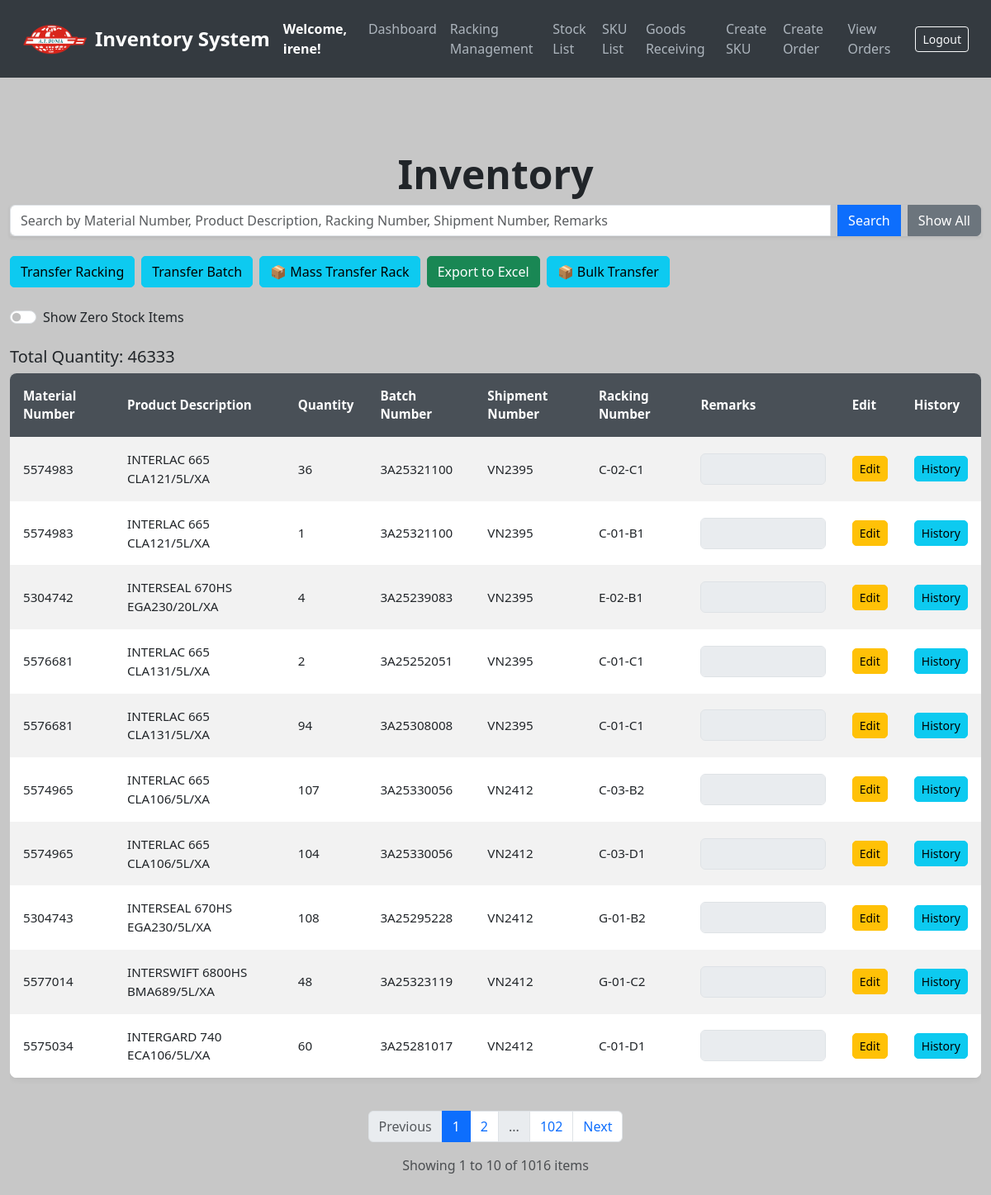
Page /stocks (signed in) on the committed database.
### models.py (models this page shows, shortened)
class User(UserMixin, db.Model):
    __tablename__ = 'users'
    id = db.Column(db.Integer, primary_key=True)
    username = db.Column(db.String(80), unique=True, nullable=False)
    email = db.Column(db.String(120), unique=True, nullable=False)
    password = db.Column(db.String(200), nullable=False)  # Store hashed passwords
    date_created = db.Column(db.DateTime, default=get_local_time)
    last_login = db.Column(db.DateTime, nullable=True)
    is_active = db.Column(db.Boolean, default=True)  # For account activation/deactivation
    is_approved = db.Column(db.Boolean, default=False)
    is_admin = db.Column(db.Boolean, default=False)

class SKU(db.Model):
    __tablename__ = 'sku_list'
    id = db.Column(db.Integer, primary_key=True)
    material_number = db.Column(db.String(50), unique=True, nullable=False)
    product_description = db.Column(db.String(200), nullable=False)
    pack_size_id = db.Column(db.Integer, db.ForeignKey('pack_sizes.id'), nullable=False)
    weight = db.Column(db.Float, nullable=False)
    pack_size = db.relationship('PackSize', backref='skus', lazy=True)  # Establish relationship

class Stock(db.Model):
    __tablename__ = 'stock'
    id = db.Column(db.Integer, primary_key=True)
    sku_id = db.Column(db.Integer, db.ForeignKey('sku_list.id'), nullable=False)  # Foreign key reference to SKU
    sku = db.relationship('SKU', backref='stocks', lazy=True)  # Add relationship to SKU
    quantity = db.Column(db.Integer, default=0, nullable=False)
    batch_number = db.Column(db.String(100), nullable=True)
    shipment_number = db.Column(db.String(100), nullable=True)
    racking_number = db.Column(db.String(100), nullable=True)
    remarks = db.Column(db.String(255), nullable=True)
    timestamp = db.Column(db.DateTime, default=get_local_time)  # New timestamp column

### app.py (the view, shortened to what this page needs)
@app.route('/stocks', methods=['GET'])
@login_required
def list_stocks():
    page = request.args.get(get_page_parameter(), type=int, default=1)
    per_page = 10  # Number of items per page
    search_term = request.args.get('search', '').strip()
    show_zero_quantity = request.args.get('show_zero', 'false').lower() == 'true'
    query = Stock.query.join(SKU)
    if not show_zero_quantity:
        query = query.filter(Stock.quantity > 0)
    all_stocks = query.all()
    total_quantity = sum(s.quantity for s in all_stocks)
    grouped = defaultdict(list)
    for stock in all_stocks:
        key = (
            stock.sku.material_number,
            stock.sku.product_description,
            stock.batch_number,
            stock.racking_number,
            stock.shipment_number,
            stock.remarks
        )
        grouped[key].append(stock)
    combined_stocks = []
    for key, group in grouped.items():
        total_quantity_group = sum(s.quantity for s in group)
        first_id = group[0].id
        combined_stocks.append({
            'material_number': key[0],
            'product_description': key[1],
            'batch_number': key[2],
            'racking_number': key[3],
            'shipment_number': key[4],
            'remarks': key[5],
            'quantity': total_quantity_group,
            'id': first_id
        })
    total_items = len(combined_stocks)
    start = (page - 1) * per_page
    end = start + per_page
    paginated_stocks = combined_stocks[start:end]
    class SimplePagination:
        def __init__(self, page, per_page, total):
            self.page = page
            self.per_page = per_page
            self.total = total
            self.pages = (total + per_page - 1) // per_page  # Ceiling division
        @property
        def has_prev(self):
            return self.page > 1
        @property
        def has_next(self):
            return self.page < self.pages
        @property
        def next_num(self):
            return self.page + 1 if self.has_next else None
        def iter_pages(self, left_edge=2, left_current=2, right_current=3, right_edge=2):
            last = 0
            for num in range(1, self.pages + 1):
                if (num <= left_edge or
                    (num > self.page - left_current - 1 and num < self.page + right_current) or
                    num > self.pages - right_edge):
                    if last + 1 != num:
                        yield None  # Gap in page numbers
                    yield num
                    last = num
    pagination = SimplePagination(page=page, per_page=per_page, total=total_items)
    return render_template(
        'stock_list.html',
        stocks=paginated_stocks,
        pagination=pagination,
        search_term=search_term,
        total_quantity=total_quantity,
        show_zero_quantity=show_zero_quantity
    )

### app.py (called while the page is built)
@login_manager.user_loader
def load_user(user_id):
    return db.session.get(User, int(user_id))

### templates/stock_list.html (shortened to what this page needs)
<!DOCTYPE html>
<html lang="en">
<head>
    <link href="https://cdn.jsdelivr.net/npm/bootstrap@5.3.0/dist/css/bootstrap.min.css" rel="stylesheet">
</head>
<body>
<nav class="navbar navbar-expand-lg navbar-dark">
    <div class="container-fluid">
        <img src="{{ url_for('static', filename='logo_.png') }}" alt="Logo" width="80" height="40" class="me-2">
        <a class="navbar-brand" href="/">Inventory System</a>
        <strong class="text-white">Welcome, {{ current_user.username }}!</strong>
        <div class="collapse navbar-collapse" id="navbarNav">
            <ul class="navbar-nav ms-auto">
                <li class="nav-item"><a class="nav-link" href="/dashboard">Dashboard</a></li>
                <li class="nav-item"><a class="nav-link" href="/create_racking">Racking Management</a></li>
                <li class="nav-item"><a class="nav-link" href="/stocks">Stock List</a></li>
                <li class="nav-item"><a class="nav-link" href="/sku-list">SKU List</a></li>
                <li class="nav-item"><a class="nav-link" href="/create-stock">Goods Receiving</a></li>
                <li class="nav-item"><a class="nav-link" href="/add-sku">Create SKU</a></li>
                <li class="nav-item"><a class="nav-link" href="/create-order">Create Order</a></li>
                <li class="nav-item"><a class="nav-link" href="/orders">View Orders</a></li>
            </ul>
            <form class="d-flex ms-3" action="{{ url_for('logout') }}" method="POST">
                <button class="btn btn-sm btn-outline-light" type="submit">Logout</button>
            </form>
        </div>
    </div>
</nav>
<div class="container mt-5">
    <h2 class="text-center">Inventory</h2>
    <form method="GET" action="/stocks" class="mb-4">
        <div class="input-group shadow-sm">
            <input type="text" id="search_input" name="search" value="{{ search_term }}" class="form-control" placeholder="Search by Material Number, Product Description, Racking Number, Shipment Number, Remarks">
            <button id="search_btn" type="submit" class="btn btn-primary ms-2">Search</button>
            <a href="/stocks" class="btn btn-secondary ms-2">Show All</a>
        </div>
    </form>
<div class="d-flex gap-2 mb-4">
    <a href="/transfer-stock" class="btn btn-info">Transfer Racking</a>
    <a href="/transfer-batch" class="btn btn-info">Transfer Batch</a>
    <a class="btn btn-info" href="/mass-transfer-rack">📦 Mass Transfer Rack</a>
    <form action="/export-stocks/excel" method="GET" class="d-inline-block">
        <button type="submit" class="btn btn-success">Export to Excel</button>
    </form>
    <a class="btn btn-info" href="/bulk-transfer-racking">📦 Bulk Transfer</a>
</div>
<div class="form-check form-switch mb-4">
    <input class="form-check-input" type="checkbox" id="show_zero_stock" {% if show_zero_quantity %}checked{% endif %}>
    <label class="form-check-label" for="show_zero_stock">Show Zero Stock Items</label>
</div>
    <div class="mt-3">
        <h5>Total Quantity: {{ total_quantity }}</h5>
    </div>
<div class="table-responsive">
    <table id="stock_table" class="table table-borderless table-striped align-middle">
        <thead class="table-dark">
            <tr>
                <th>Material Number</th>
                <th>Product Description</th>
                <th>Quantity</th>
                <th>Batch Number</th>
                <th>Shipment Number</th>
                <th>Racking Number</th>
                <th>Remarks</th>
                <th>Edit</th>
                <th>History</th>
            </tr>
        </thead>
        <tbody id="stock_body">
            {% for stock in stocks %}
            <tr class="stock-row {% if stock.quantity == 0 %}zero-quantity{% endif %}">
                <td>{{ stock.material_number }}</td>
                <td>{{ stock.product_description }}</td>
                <td>{{ stock.quantity }}</td>
                <td>{{ stock.batch_number }}</td>
                <td>{{ stock.shipment_number }}</td>
                <td>{{ stock.racking_number }}</td>
                <td>
                    <input type="text" value="{{ stock.remarks }}" class="form-control remarks-input" data-stock-id="{{ stock.id }}" disabled>
                </td>
                <td>
                    <button class="btn btn-sm btn-warning edit-btn" data-stock-id="{{ stock.id }}">Edit</button>
                </td>
                <td>
                    <a href="/stock-history/{{ stock.id }}" class="btn btn-info btn-sm">History</a>
                </td>
            </tr>
            {% endfor %}
        </tbody>
    </table>
</div>
<nav aria-label="Stock list pagination" class="mt-4">
    <ul class="pagination justify-content-center">
        {% if pagination.has_prev %}
        <li class="page-item">
            <a class="page-link" href="{{ url_for('list_stocks', page=pagination.prev_num, search=search_term, show_zero='true' if show_zero_quantity else 'false') }}">
                Previous
            </a>
        </li>
        {% else %}
        <li class="page-item disabled">
            <span class="page-link">Previous</span>
        </li>
        {% endif %}
        {% for page_num in pagination.iter_pages(left_edge=1, right_edge=1, left_current=2, right_current=2) %}
            {% if page_num %}
                {% if page_num == pagination.page %}
                <li class="page-item active">
                    <span class="page-link">{{ page_num }}</span>
                </li>
                {% else %}
                <li class="page-item">
                    <a class="page-link" href="{{ url_for('list_stocks', page=page_num, search=search_term, show_zero='true' if show_zero_quantity else 'false') }}">
                        {{ page_num }}
                    </a>
                </li>
                {% endif %}
            {% else %}
                <li class="page-item disabled">
                    <span class="page-link">...</span>
                </li>
            {% endif %}
        {% endfor %}
        {% if pagination.has_next %}
        <li class="page-item">
            <a class="page-link" href="{{ url_for('list_stocks', page=pagination.next_num, search=search_term, show_zero='true' if show_zero_quantity else 'false') }}">
                Next
            </a>
        </li>
        {% else %}
        <li class="page-item disabled">
            <span class="page-link">Next</span>
        </li>
        {% endif %}
    </ul>
</nav>
<div class="text-center text-muted mb-4">
    Showing {{ ((pagination.page - 1) * pagination.per_page + 1) }} to
    {{ [pagination.page * pagination.per_page, pagination.total]|min }}
    of {{ pagination.total }} items
</div>
</div>
</body>
</html>

### templates/stock_list.html (style rules this page uses)
body { background-color: #C7C7C7; color: #212529; }
.navbar { background-color: #343a40; padding: 15px; }
.navbar-brand { font-weight: bold; color: #fff; font-size: 1.5rem; }
.nav-link { color: #adb5bd; font-weight: 500; }
.container { max-width: 1200px; padding-top: 40px; }
.table { background-color: #fff; border-radius: 8px; overflow: hidden; box-shadow: 0px 0px 10px rgba(0, 0, 0, 0.1); }
.table th, .table td { vertical-align: middle; font-size: 0.95rem; padding: 1rem; }
.table th { background-color: #495057; color: #fff; }
.table-striped tbody tr:nth-of-type(odd) { background-color: #f8f9fa; }
.btn-primary, .btn-success, .btn-danger { border-radius: 5px; transition: all 0.3s ease; }
h2 { font-size: 3rem; font-weight: bold; }
.btn-info, .btn-success, .btn-danger { border-radius: 5px; transition: all 0.3s ease; }
.btn-warning, .btn-success, .btn-danger { border-radius: 5px; transition: all 0.3s ease; }

### rows in the picture
User: username "irene"
SKU: material_number "5574983" "5574983", product_description "INTERLAC 665 CLA121/5L/XA" "INTERLAC 665 CLA121/5L/XA"
Stock: batch_number "3A25321100", shipment_number "VN2395", racking_number "C-02-C1"
Stock: batch_number "3A25321100", shipment_number "VN2395", racking_number "C-01-B1"
SKU: material_number "5304742", product_description "INTERSEAL 670HS EGA230/20L/XA"
Stock: batch_number "3A25239083", shipment_number "VN2395", racking_number "E-02-B1"
SKU: material_number "5576681" "5576681", product_description "INTERLAC 665 CLA131/5L/XA" "INTERLAC 665 CLA131/5L/XA"
Stock: batch_number "3A25252051", shipment_number "VN2395", racking_number "C-01-C1"
Stock: batch_number "3A25308008", shipment_number "VN2395", racking_number "C-01-C1"
SKU: material_number "5574965" "5574965", product_description "INTERLAC 665 CLA106/5L/XA" "INTERLAC 665 CLA106/5L/XA"
Stock: batch_number "3A25330056", shipment_number "VN2412", racking_number "C-03-B2"
Stock: batch_number "3A25330056", shipment_number "VN2412", racking_number "C-03-D1"
SKU: material_number "5304743", product_description "INTERSEAL 670HS EGA230/5L/XA"
Stock: batch_number "3A25295228", shipment_number "VN2412", racking_number "G-01-B2"
SKU: material_number "5577014", product_description "INTERSWIFT 6800HS BMA689/5L/XA"
Stock: batch_number "3A25323119", shipment_number "VN2412", racking_number "G-01-C2"
SKU: material_number "5575034", product_description "INTERGARD 740 ECA106/5L/XA"
Stock: batch_number "3A25281017", shipment_number "VN2412", racking_number "C-01-D1"

### other values in the picture
{{ total_quantity }} "46333"
{{ stock.quantity }} "36" "1" "4" "2" "94" "107" "104" "108" "48" "60"
{{ page_num }} "1"
{{ page_num }} "2" "102"
{{ ((pagination.page - 1) * pagination.per_page + 1) }} "1"
{{ [pagination.page * pagination.per_page, pagination.total]|min }} "10"
{{ pagination.total }} "1016"
